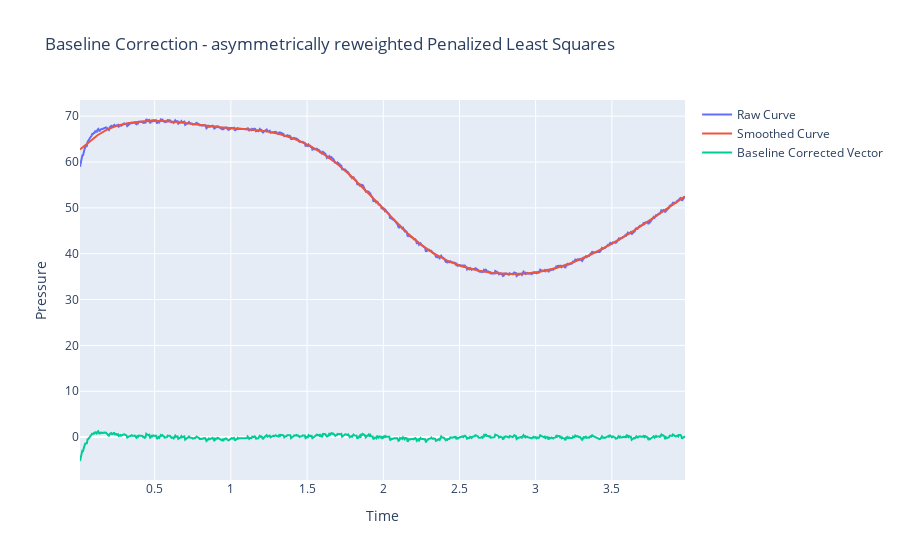

Notebook code cell kept with this figure:
### Code cell
"""
6. arPLS (asymmetrically reweighted Penalized Least Squares)
- fit a polynomial of degree <degree> to the original signal, to simulate a blank chromatogram and subtract it from the original signal 
"""
import numpy as np
from scipy.linalg import cholesky, solve

smoothness=1e6
ratio=1e-5 
max_iter=30
N = len(pressure_vector)
D = np.diff(np.eye(N), 2).T
H = smoothness * D.T @ D
w = np.ones(N)
for _ in range(max_iter):
    W = sparse.spdiags(w, 0, N, N)
    # Cholesky decomposition
    C = cholesky(W.toarray() + H, lower=True)
    # Solve (W + H) * z = w * y
    z = solve(C.T, solve(C, w * pressure_vector))
    d = pressure_vector - z
    dn = d[d < 0]
    m = dn.mean() if len(dn) > 0 else 0
    s = dn.std() if len(dn) > 0 else 1
    wt = 1.0 / (1.0 + np.exp(2 * (d - (2 * s - m)) / s))
    # Check exit condition
    if np.linalg.norm(w - wt) / np.linalg.norm(w) < ratio:
        break
    w = wt

baseline = z
# baseline correction by subtracting the smoothed vector from the original pressure vector
baseline_corrected_vector = pressure_vector - baseline
# Remove the elements from the beginning and end to avoid edge effects. Typically <window_size // 2>
# baseline_corrected_vector = baseline_corrected_vector[1:-1]
fig = go.Figure()
fig.add_trace(go.Scatter(x=time, y=pressure_vector, mode='lines', name='Raw Curve'))
fig.add_trace(go.Scatter(x=time, y=smoothed_vector, mode='lines', name='Smoothed Curve'))
fig.add_trace(go.Scatter(x=time, y=baseline_corrected_vector, mode='lines', name='Baseline Corrected Vector'))
fig.update_layout(title='Baseline Correction - asymmetrically reweighted Penalized Least Squares', xaxis_title='Time', yaxis_title='Pressure')
fig.show()
fig.write_image("dev/figures/fig_baseline_correction_arPLS.png", width=1100, height= 350, scale = 3)

### Figure 1 — Plotly figure (JSON) as saved in the notebook; plotly's stock layout.template omitted (floating-point values rounded to 4 significant figures; data arrays with more than 128 entries replaced by an {"elided": "..."} marker saying what was removed)
{"data": [{"mode": "lines", "name": "Raw Curve", "type": "scatter", "x": {"elided": "795 float values"}, "y": {"elided": "795 float values"}}, {"mode": "lines", "name": "Smoothed Curve", "type": "scatter", "x": {"elided": "795 float values"}, "y": {"elided": "795 float values"}}, {"mode": "lines", "name": "Baseline Corrected Vector", "type": "scatter", "x": {"elided": "795 float values"}, "y": {"elided": "795 float values"}}], "layout": {"title": {"text": "Baseline Correction - asymmetrically reweighted Penalized Least Squares"}, "xaxis": {"title": {"text": "Time"}}, "yaxis": {"title": {"text": "Pressure"}}}}
